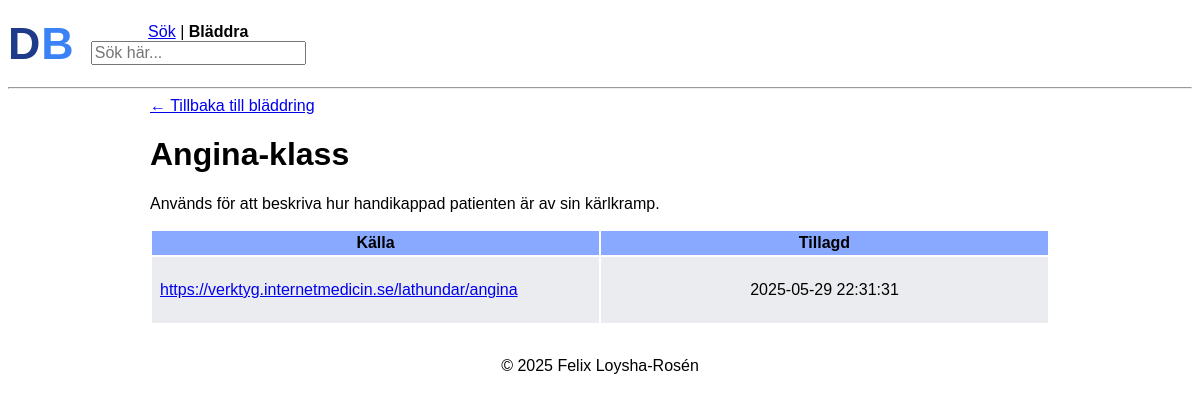
The page /57?from= on the database as committed earlier.
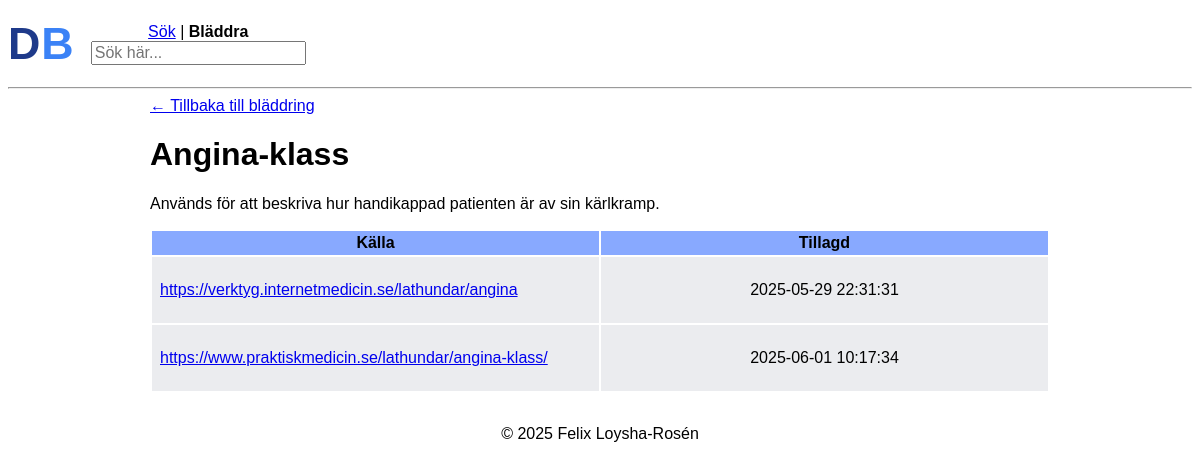
The same page on the database as committed later.
### tables this page shows
CREATE TABLE docs (
    id INTEGER PRIMARY KEY AUTOINCREMENT,
    name TEXT NOT NULL UNIQUE,
    abbreviation TEXT,
    description TEXT NOT NULL,
    keywords TEXT,
    date_added TIMESTAMP DEFAULT CURRENT_TIMESTAMP
);

CREATE TABLE links (
    id INTEGER PRIMARY KEY AUTOINCREMENT,
    doc_id INTEGER NOT NULL,
    docbase_link TEXT,
    source_link TEXT,
    votes INTEGER DEFAULT 0,
    date_added TIMESTAMP DEFAULT CURRENT_TIMESTAMP,
    FOREIGN KEY (doc_id) REFERENCES docs(id) ON DELETE CASCADE
);

### app.py (the view)
@app.route("/<int:id>")
def show_detail(id):
    if id <= 0:
        return "Invalid ID", 400
    referrer = request.args.get("from", "")
    conn = get_db_connection()
    doc = conn.execute(
        "SELECT * FROM docs WHERE id = ?",
        (id,),
    ).fetchone()
    if doc is None:
        return "doc not found", 404
    links = conn.execute(
        "SELECT * FROM links WHERE doc_id = ?",
        (id,),
    ).fetchall()
    conn.close()
    return render_template("detail.html", doc=doc, links=links, referrer=referrer)

### app.py (called while the page is built)
def get_db_connection():
    conn = sqlite3.connect("docbase.db")
    conn.row_factory = sqlite3.Row
    return conn

### templates/detail.html (shortened to what this page needs)
{% extends "base.html" %}
{% block body %}
    <header class="search-header">
        <div class="text-logo">
            <a href="{{ url_for('index') }}" class="logo"><span class="doc">D</span><span class="base">B</span></a>
        </div>
        <div class="search-bar">
            {% if referrer %}
            <p><strong>Sök</strong> | <a href="{{ url_for('browse') }}">Bläddra</a></p>
            {% else %}
            <p><a href="{{ url_for('search') }}">Sök</a> | <strong>Bläddra</strong></p>
            {% endif %}
            <form action="/s" method="get">
                <input class="q" autocomplete="off" autofocus name="q" placeholder="Sök här..." type="search">
            </form>
        </div>
    </header>
    <main class="main-detail">
        <hr>
        <div class="detail-outer-container">
            <div class="detail-inner-container">
                <div class="back-button">
                    {% if referrer %}
                        <a href="{{ url_for('search', q=referrer) }}" class="back-link">← Tillbaka till sökresultaten</a>
                    {% else %}
                        <a href="{{ url_for('browse') }}" class="back-link">← Tillbaka till bläddring</a>
                    {% endif %}
                </div>
                <h1>
                    {{ doc.name }}
                </h1>
                {% if doc.description %}
                <p>{{ doc.description }}</p>
                {% endif %}
                {% if links %}
                <table class="links-table">
                    <tr>
                        {% if links|selectattr('source_link')|list %}
                            <th>Källa</th>
                        {% endif %}
                        <th>Tillagd</th>
                    </tr>
                    {% for link in links %}
                    <tr>
                        {% if link.source_link %}
                        <td>
                            <p class="links-table-link">
                                <a href="{{ link.source_link }}" target="_blank">
                                    {{ link.source_link }}
                                </a>
                            </p>
                        </td>
                        {% endif %}
                        <td class="date-added">
                            <p>{{ link.date_added }}</p>
                        </td>
                    </tr>
                    {% endfor %}
                </table>
                {% endif %}
            </div>
        </div>
    </main>
{% endblock %}

### templates/base.html (shortened to what this page needs)
<!DOCTYPE html>
<html lang="sv">
    <head>
        <link href="static/style.css" rel="stylesheet">
    </head>
    <body>
        {% block body %}
        {% endblock %}
        <footer>
            <p>&copy; <span class="copy-year"></span> Felix Loysha-Rosén</p>
        </footer>
    </body>
</html>

### static/style.css (style rules this page uses)
html { font-family: Arial, Helvetica, sans-serif; }
.detail-outer-container { display: flex; flex-direction: column; align-items: center; justify-content: center; width: 100%; }
.detail-inner-container { width: 100%; max-width: 900px; padding: 0 20px; }
.text-logo { font-family: 'Arial', sans-serif; font-size: 2.8em; font-weight: bold; color: #2563eb; padding: 10px 0; letter-spacing: 1px; }
.text-logo .doc { color: #1e3a8a; }
.text-logo .base { color: #3b82f6; }
.logo { text-decoration: none; }
.search-header { display: flex; align-items: center; gap: 1em; }
th { padding: 3px; background-color: rgb(136, 169, 255); }
.q { max-width: 300px; font-size: 16px; }
.search-bar p { margin: 0; text-align: center; }
tr { background-color: rgba(227, 229, 233, 0.715) }
td { padding: 0 3px; }
footer { text-align: center; }
.links-table-link { overflow: hidden; text-overflow: ellipsis; white-space: nowrap; display: block; }
.links-table { max-width: 900px; width: 100%; table-layout: fixed; margin: 1em 0; }
.links-table td { max-width: 0; overflow: hidden; padding: 8px; }
.date-added { text-align: center !important; }

Rows that differ between the two databases and show on the page:
added links: source_link "https://www.praktiskmedicin.se/lathundar/angina-klass/", date_added "2025-06-01 10:17:34"
